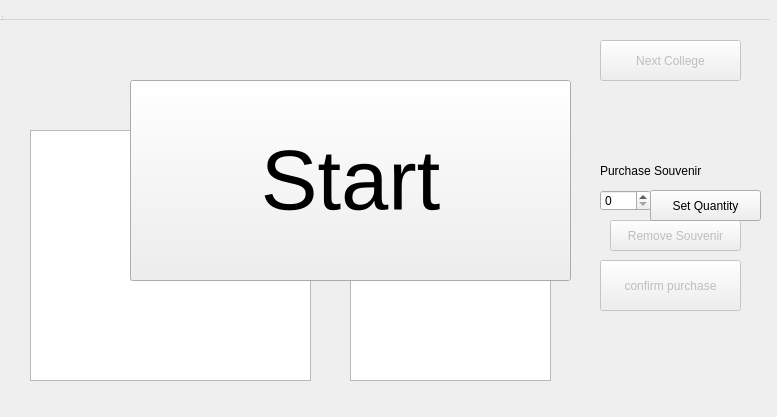
<?xml version="1.0" encoding="UTF-8"?>
<ui version="4.0">
 <class>tripprogress</class>
 <widget class="QDialog" name="tripprogress">
  <property name="geometry">
   <rect>
    <x>0</x>
    <y>0</y>
    <width>777</width>
    <height>417</height>
   </rect>
  </property>
  <property name="windowTitle">
   <string>MainWindow</string>
  </property>
  <widget class="QWidget" name="centralwidget" native="true">
   <property name="geometry">
    <rect>
     <x>20</x>
     <y>10</y>
     <width>751</width>
     <height>441</height>
    </rect>
   </property>
   <widget class="QTableView" name="souvTable">
    <property name="geometry">
     <rect>
      <x>330</x>
      <y>150</y>
      <width>201</width>
      <height>221</height>
     </rect>
    </property>
    <property name="selectionMode">
     <enum>QAbstractItemView::SingleSelection</enum>
    </property>
    <property name="selectionBehavior">
     <enum>QAbstractItemView::SelectRows</enum>
    </property>
   </widget>
   <widget class="QLabel" name="label">
    <property name="geometry">
     <rect>
      <x>170</x>
      <y>10</y>
      <width>401</width>
      <height>41</height>
     </rect>
    </property>
    <property name="font">
     <font>
      <pointsize>15</pointsize>
     </font>
    </property>
    <property name="text">
     <string/>
    </property>
   </widget>
   <widget class="QLabel" name="label_2">
    <property name="geometry">
     <rect>
      <x>380</x>
      <y>120</y>
      <width>101</width>
      <height>16</height>
     </rect>
    </property>
    <property name="text">
     <string> Your Souvenirs</string>
    </property>
   </widget>
   <widget class="QPushButton" name="pushButton">
    <property name="enabled">
     <bool>false</bool>
    </property>
    <property name="geometry">
     <rect>
      <x>580</x>
      <y>30</y>
      <width>141</width>
      <height>41</height>
     </rect>
    </property>
    <property name="text">
     <string>Next College</string>
    </property>
   </widget>
   <widget class="QTableView" name="cartTable">
    <property name="geometry">
     <rect>
      <x>10</x>
      <y>120</y>
      <width>281</width>
      <height>251</height>
     </rect>
    </property>
    <property name="selectionMode">
     <enum>QAbstractItemView::NoSelection</enum>
    </property>
   </widget>
   <widget class="QLabel" name="label_3">
    <property name="geometry">
     <rect>
      <x>110</x>
      <y>90</y>
      <width>61</width>
      <height>21</height>
     </rect>
    </property>
    <property name="text">
     <string>Your Cart</string>
    </property>
   </widget>
   <widget class="QPushButton" name="load">
    <property name="geometry">
     <rect>
      <x>110</x>
      <y>70</y>
      <width>441</width>
      <height>201</height>
     </rect>
    </property>
    <property name="font">
     <font>
      <family>Arial</family>
      <pointsize>64</pointsize>
      <weight>50</weight>
      <italic>false</italic>
      <bold>false</bold>
     </font>
    </property>
    <property name="autoFillBackground">
     <bool>true</bool>
    </property>
    <property name="styleSheet">
     <string notr="true">font: 64pt &quot;Arial&quot;;</string>
    </property>
    <property name="text">
     <string> Start </string>
    </property>
    <property name="iconSize">
     <size>
      <width>16</width>
      <height>16</height>
     </size>
    </property>
   </widget>
   <widget class="QPushButton" name="pushButton_4">
    <property name="enabled">
     <bool>false</bool>
    </property>
    <property name="geometry">
     <rect>
      <x>580</x>
      <y>250</y>
      <width>141</width>
      <height>51</height>
     </rect>
    </property>
    <property name="text">
     <string>confirm purchase</string>
    </property>
   </widget>
   <widget class="QPushButton" name="removeCart">
    <property name="enabled">
     <bool>false</bool>
    </property>
    <property name="geometry">
     <rect>
      <x>590</x>
      <y>210</y>
      <width>131</width>
      <height>31</height>
     </rect>
    </property>
    <property name="text">
     <string>Remove Souvenir</string>
    </property>
   </widget>
   <widget class="QLabel" name="distanceLabel">
    <property name="geometry">
     <rect>
      <x>210</x>
      <y>50</y>
      <width>301</width>
      <height>31</height>
     </rect>
    </property>
    <property name="font">
     <font>
      <weight>75</weight>
      <bold>true</bold>
     </font>
    </property>
    <property name="text">
     <string/>
    </property>
   </widget>
   <widget class="QLabel" name="label_4">
    <property name="geometry">
     <rect>
      <x>580</x>
      <y>150</y>
      <width>121</width>
      <height>21</height>
     </rect>
    </property>
    <property name="text">
     <string>Purchase Souvenir</string>
    </property>
   </widget>
   <widget class="QPushButton" name="pushButton_3">
    <property name="geometry">
     <rect>
      <x>630</x>
      <y>180</y>
      <width>111</width>
      <height>31</height>
     </rect>
    </property>
    <property name="text">
     <string>Set Quantity</string>
    </property>
   </widget>
   <widget class="QSpinBox" name="spinBox">
    <property name="geometry">
     <rect>
      <x>580</x>
      <y>180</y>
      <width>51</width>
      <height>21</height>
     </rect>
    </property>
    <property name="styleSheet">
     <string notr="true">font: 11pt &quot;.AppleSystemUIFont&quot;;</string>
    </property>
   </widget>
  </widget>
  <widget class="QMenuBar" name="menubar">
   <property name="geometry">
    <rect>
     <x>0</x>
     <y>0</y>
     <width>770</width>
     <height>20</height>
    </rect>
   </property>
  </widget>
  <widget class="QStatusBar" name="statusbar">
   <property name="geometry">
    <rect>
     <x>0</x>
     <y>0</y>
     <width>3</width>
     <height>22</height>
    </rect>
   </property>
  </widget>
 </widget>
 <resources/>
 <connections>
  <connection>
   <sender>load</sender>
   <signal>clicked()</signal>
   <receiver>tripprogress</receiver>
   <slot>onLoadClick()</slot>
   <hints>
    <hint type="sourcelabel">
     <x>47</x>
     <y>84</y>
    </hint>
    <hint type="destinationlabel">
     <x>36</x>
     <y>462</y>
    </hint>
   </hints>
  </connection>
  <connection>
   <sender>pushButton</sender>
   <signal>clicked()</signal>
   <receiver>tripprogress</receiver>
   <slot>onNextClick()</slot>
   <hints>
    <hint type="sourcelabel">
     <x>714</x>
     <y>54</y>
    </hint>
    <hint type="destinationlabel">
     <x>660</x>
     <y>462</y>
    </hint>
   </hints>
  </connection>
 </connections>
 <slots>
  <slot>onLoadClick()</slot>
  <slot>onNextClick()</slot>
  <slot>onPrevClick()</slot>
 </slots>
</ui>
